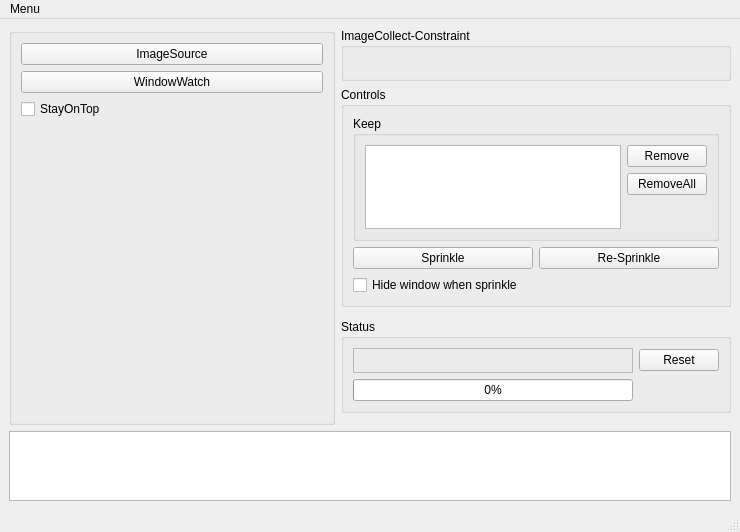
<?xml version="1.0" encoding="UTF-8"?>
<ui version="4.0">
 <class>MainWindow</class>
 <widget class="QMainWindow" name="MainWindow">
  <property name="geometry">
   <rect>
    <x>0</x>
    <y>0</y>
    <width>740</width>
    <height>532</height>
   </rect>
  </property>
  <property name="windowTitle">
   <string notr="true">Sprinkler</string>
  </property>
  <widget class="QWidget" name="centralwidget">
   <layout class="QGridLayout" name="gridLayout_2">
    <item row="0" column="0" rowspan="8">
     <widget class="QGroupBox" name="infoGroup">
      <property name="title">
       <string notr="true"/>
      </property>
      <layout class="QVBoxLayout" name="verticalLayout">
       <item>
        <widget class="QPushButton" name="pbDirList">
         <property name="enabled">
          <bool>true</bool>
         </property>
         <property name="sizePolicy">
          <sizepolicy hsizetype="Minimum" vsizetype="Preferred">
           <horstretch>0</horstretch>
           <verstretch>0</verstretch>
          </sizepolicy>
         </property>
         <property name="text">
          <string>ImageSource</string>
         </property>
         <property name="checkable">
          <bool>true</bool>
         </property>
         <property name="checked">
          <bool>false</bool>
         </property>
        </widget>
       </item>
       <item>
        <widget class="QPushButton" name="pbWatchlist">
         <property name="enabled">
          <bool>true</bool>
         </property>
         <property name="sizePolicy">
          <sizepolicy hsizetype="Minimum" vsizetype="Preferred">
           <horstretch>0</horstretch>
           <verstretch>0</verstretch>
          </sizepolicy>
         </property>
         <property name="text">
          <string>WindowWatch</string>
         </property>
         <property name="checkable">
          <bool>true</bool>
         </property>
         <property name="checked">
          <bool>false</bool>
         </property>
        </widget>
       </item>
       <item>
        <widget class="QCheckBox" name="cbStayOnTop">
         <property name="text">
          <string>StayOnTop</string>
         </property>
         <property name="checkable">
          <bool>true</bool>
         </property>
        </widget>
       </item>
       <item>
        <widget class="dg::rectwindow" name="rectw" native="true">
         <property name="sizePolicy">
          <sizepolicy hsizetype="MinimumExpanding" vsizetype="MinimumExpanding">
           <horstretch>0</horstretch>
           <verstretch>0</verstretch>
          </sizepolicy>
         </property>
        </widget>
       </item>
      </layout>
     </widget>
    </item>
    <item row="5" column="1">
     <widget class="QGroupBox" name="statusGroup">
      <property name="title">
       <string>Status</string>
      </property>
      <layout class="QGridLayout" name="gridLayout_3">
       <item row="1" column="0">
        <widget class="QProgressBar" name="progressBar">
         <property name="value">
          <number>0</number>
         </property>
         <property name="textVisible">
          <bool>true</bool>
         </property>
         <property name="invertedAppearance">
          <bool>false</bool>
         </property>
        </widget>
       </item>
       <item row="0" column="0">
        <widget class="dg::CurIndicator" name="numIndicator">
         <property name="font">
          <font>
           <family>Arial</family>
           <pointsize>15</pointsize>
           <weight>50</weight>
           <italic>true</italic>
           <bold>false</bold>
          </font>
         </property>
         <property name="frameShape">
          <enum>QFrame::StyledPanel</enum>
         </property>
         <property name="frameShadow">
          <enum>QFrame::Sunken</enum>
         </property>
         <property name="lineWidth">
          <number>2</number>
         </property>
         <property name="text">
          <string/>
         </property>
        </widget>
       </item>
       <item row="0" column="1">
        <widget class="QPushButton" name="pbInit">
         <property name="text">
          <string comment="Sprinkle">Reset</string>
         </property>
        </widget>
       </item>
      </layout>
     </widget>
    </item>
    <item row="3" column="1">
     <widget class="QGroupBox" name="controlGroup">
      <property name="title">
       <string>Controls</string>
      </property>
      <layout class="QGridLayout" name="gridLayout_5">
       <item row="2" column="1" colspan="2">
        <spacer name="verticalSpacer">
         <property name="orientation">
          <enum>Qt::Vertical</enum>
         </property>
         <property name="sizeHint" stdset="0">
          <size>
           <width>20</width>
           <height>40</height>
          </size>
         </property>
        </spacer>
       </item>
       <item row="1" column="2">
        <widget class="QPushButton" name="pbCurrent">
         <property name="text">
          <string>Re-Sprinkle</string>
         </property>
        </widget>
       </item>
       <item row="0" column="1" colspan="2">
        <widget class="QGroupBox" name="keepGroup">
         <property name="title">
          <string>Keep</string>
         </property>
         <layout class="QGridLayout" name="gridLayout_4">
          <item row="0" column="1">
           <layout class="QVBoxLayout" name="keepControl">
            <item>
             <widget class="QPushButton" name="removeKeep">
              <property name="text">
               <string comment="Keep">Remove</string>
              </property>
             </widget>
            </item>
            <item>
             <widget class="QPushButton" name="removeKeepAll">
              <property name="text">
               <string comment="Keep">RemoveAll</string>
              </property>
             </widget>
            </item>
           </layout>
          </item>
          <item row="0" column="0" rowspan="2">
           <widget class="QListView" name="listKeep">
            <property name="sizePolicy">
             <sizepolicy hsizetype="Preferred" vsizetype="Preferred">
              <horstretch>0</horstretch>
              <verstretch>0</verstretch>
             </sizepolicy>
            </property>
            <property name="selectionMode">
             <enum>QAbstractItemView::ExtendedSelection</enum>
            </property>
            <property name="viewMode">
             <enum>QListView::ListMode</enum>
            </property>
           </widget>
          </item>
         </layout>
        </widget>
       </item>
       <item row="1" column="1">
        <widget class="QPushButton" name="pbNext">
         <property name="text">
          <string>Sprinkle</string>
         </property>
        </widget>
       </item>
       <item row="3" column="1">
        <widget class="QCheckBox" name="cbHideSprinkle">
         <property name="text">
          <string>Hide window when sprinkle</string>
         </property>
        </widget>
       </item>
      </layout>
     </widget>
    </item>
    <item row="0" column="1" rowspan="3">
     <widget class="QGroupBox" name="constraintGroup">
      <property name="sizePolicy">
       <sizepolicy hsizetype="Preferred" vsizetype="Preferred">
        <horstretch>0</horstretch>
        <verstretch>0</verstretch>
       </sizepolicy>
      </property>
      <property name="title">
       <string>ImageCollect-Constraint</string>
      </property>
      <layout class="QGridLayout" name="gridLayout">
       <item row="2" column="0" colspan="2">
        <widget class="dg::MySliderD" name="slMin" native="true"/>
       </item>
       <item row="3" column="0" colspan="2">
        <widget class="dg::MySliderI" name="slSamp" native="true"/>
       </item>
       <item row="1" column="0" colspan="2">
        <widget class="dg::MySliderD" name="slMax" native="true"/>
       </item>
      </layout>
     </widget>
    </item>
    <item row="8" column="0" colspan="2">
     <widget class="QListView" name="listState"/>
    </item>
   </layout>
  </widget>
  <widget class="QMenuBar" name="menubar">
   <property name="geometry">
    <rect>
     <x>0</x>
     <y>0</y>
     <width>740</width>
     <height>18</height>
    </rect>
   </property>
   <widget class="QMenu" name="menuMenu">
    <property name="title">
     <string>Menu</string>
    </property>
    <addaction name="actionOpenWatchList"/>
    <addaction name="actionOpenDirList"/>
    <addaction name="actionStayOnTop"/>
    <addaction name="separator"/>
    <addaction name="actionQuit"/>
   </widget>
   <addaction name="menuMenu"/>
  </widget>
  <widget class="QStatusBar" name="statusbar"/>
  <action name="actionOpenWatchList">
   <property name="checkable">
    <bool>true</bool>
   </property>
   <property name="enabled">
    <bool>true</bool>
   </property>
   <property name="text">
    <string>ImageSource</string>
   </property>
   <property name="shortcut">
    <string>Ctrl+O</string>
   </property>
  </action>
  <action name="actionStayOnTop">
   <property name="checkable">
    <bool>true</bool>
   </property>
   <property name="text">
    <string>StayOnTop</string>
   </property>
  </action>
  <action name="actionQuit">
   <property name="text">
    <string>Quit</string>
   </property>
   <property name="shortcut">
    <string>Ctrl+Q</string>
   </property>
  </action>
  <action name="actionOpenDirList">
   <property name="checkable">
    <bool>true</bool>
   </property>
   <property name="text">
    <string>WindowWatch</string>
   </property>
   <property name="shortcut">
    <string>Ctrl+D</string>
   </property>
  </action>
  <action name="actionSprinkle">
   <property name="text">
    <string>Sprinkle</string>
   </property>
  </action>
  <action name="actionRe_Sprinkle">
   <property name="text">
    <string>Re-Sprinkle</string>
   </property>
  </action>
  <action name="actionReset">
   <property name="text">
    <string>Reset</string>
   </property>
  </action>
  <action name="actionRemoveKeep">
   <property name="text">
    <string>RemoveKeep</string>
   </property>
  </action>
  <action name="actionRemoveKeepAll">
   <property name="text">
    <string>RemoveKeepAll</string>
   </property>
  </action>
  <action name="actionHideWhenSprinkle">
   <property name="checkable">
    <bool>true</bool>
   </property>
   <property name="text">
    <string>HideWhenSprinkle</string>
   </property>
  </action>
 </widget>
 <customwidgets>
  <customwidget>
   <class>dg::rectwindow</class>
   <extends>QWidget</extends>
   <header>src/rectwindow.hpp</header>
   <container>1</container>
  </customwidget>
  <customwidget>
   <class>dg::CurIndicator</class>
   <extends>QLabel</extends>
   <header>src/cur_indicator.hpp</header>
   <slots>
    <slot>onSprinkleCounterChanged(size_t,size_t)</slot>
   </slots>
  </customwidget>
  <customwidget>
   <class>dg::MySliderI</class>
   <extends>QWidget</extends>
   <header>src/myslider_i.hpp</header>
   <container>1</container>
  </customwidget>
  <customwidget>
   <class>dg::MySliderD</class>
   <extends>QWidget</extends>
   <header>src/myslider_d.hpp</header>
   <container>1</container>
  </customwidget>
 </customwidgets>
 <resources/>
 <connections>
  <connection>
   <sender>actionOpenWatchList</sender>
   <signal>toggled(bool)</signal>
   <receiver>MainWindow</receiver>
   <slot>showWatchList(bool)</slot>
   <hints>
    <hint type="sourcelabel">
     <x>-1</x>
     <y>-1</y>
    </hint>
    <hint type="destinationlabel">
     <x>319</x>
     <y>239</y>
    </hint>
   </hints>
  </connection>
  <connection>
   <sender>actionOpenWatchList</sender>
   <signal>toggled(bool)</signal>
   <receiver>pbWatchlist</receiver>
   <slot>setChecked(bool)</slot>
   <hints>
    <hint type="sourcelabel">
     <x>-1</x>
     <y>-1</y>
    </hint>
    <hint type="destinationlabel">
     <x>116</x>
     <y>103</y>
    </hint>
   </hints>
  </connection>
  <connection>
   <sender>pbWatchlist</sender>
   <signal>clicked()</signal>
   <receiver>actionOpenWatchList</receiver>
   <slot>toggle()</slot>
   <hints>
    <hint type="sourcelabel">
     <x>116</x>
     <y>103</y>
    </hint>
    <hint type="destinationlabel">
     <x>-1</x>
     <y>-1</y>
    </hint>
   </hints>
  </connection>
  <connection>
   <sender>cbStayOnTop</sender>
   <signal>toggled(bool)</signal>
   <receiver>actionStayOnTop</receiver>
   <slot>setChecked(bool)</slot>
   <hints>
    <hint type="sourcelabel">
     <x>125</x>
     <y>128</y>
    </hint>
    <hint type="destinationlabel">
     <x>-1</x>
     <y>-1</y>
    </hint>
   </hints>
  </connection>
  <connection>
   <sender>actionStayOnTop</sender>
   <signal>toggled(bool)</signal>
   <receiver>cbStayOnTop</receiver>
   <slot>setChecked(bool)</slot>
   <hints>
    <hint type="sourcelabel">
     <x>-1</x>
     <y>-1</y>
    </hint>
    <hint type="destinationlabel">
     <x>125</x>
     <y>128</y>
    </hint>
   </hints>
  </connection>
  <connection>
   <sender>actionStayOnTop</sender>
   <signal>toggled(bool)</signal>
   <receiver>MainWindow</receiver>
   <slot>stayOnTop(bool)</slot>
   <hints>
    <hint type="sourcelabel">
     <x>-1</x>
     <y>-1</y>
    </hint>
    <hint type="destinationlabel">
     <x>319</x>
     <y>239</y>
    </hint>
   </hints>
  </connection>
  <connection>
   <sender>actionQuit</sender>
   <signal>triggered()</signal>
   <receiver>MainWindow</receiver>
   <slot>close()</slot>
   <hints>
    <hint type="sourcelabel">
     <x>-1</x>
     <y>-1</y>
    </hint>
    <hint type="destinationlabel">
     <x>319</x>
     <y>239</y>
    </hint>
   </hints>
  </connection>
  <connection>
   <sender>actionOpenDirList</sender>
   <signal>toggled(bool)</signal>
   <receiver>pbDirList</receiver>
   <slot>setChecked(bool)</slot>
   <hints>
    <hint type="sourcelabel">
     <x>-1</x>
     <y>-1</y>
    </hint>
    <hint type="destinationlabel">
     <x>276</x>
     <y>76</y>
    </hint>
   </hints>
  </connection>
  <connection>
   <sender>actionOpenDirList</sender>
   <signal>toggled(bool)</signal>
   <receiver>MainWindow</receiver>
   <slot>showDirList(bool)</slot>
   <hints>
    <hint type="sourcelabel">
     <x>-1</x>
     <y>-1</y>
    </hint>
    <hint type="destinationlabel">
     <x>319</x>
     <y>239</y>
    </hint>
   </hints>
  </connection>
  <connection>
   <sender>pbDirList</sender>
   <signal>clicked()</signal>
   <receiver>actionOpenDirList</receiver>
   <slot>toggle()</slot>
   <hints>
    <hint type="sourcelabel">
     <x>276</x>
     <y>76</y>
    </hint>
    <hint type="destinationlabel">
     <x>-1</x>
     <y>-1</y>
    </hint>
   </hints>
  </connection>
  <connection>
   <sender>pbInit</sender>
   <signal>clicked()</signal>
   <receiver>actionReset</receiver>
   <slot>trigger()</slot>
   <hints>
    <hint type="sourcelabel">
     <x>587</x>
     <y>458</y>
    </hint>
    <hint type="destinationlabel">
     <x>-1</x>
     <y>-1</y>
    </hint>
   </hints>
  </connection>
  <connection>
   <sender>pbNext</sender>
   <signal>clicked()</signal>
   <receiver>actionSprinkle</receiver>
   <slot>trigger()</slot>
   <hints>
    <hint type="sourcelabel">
     <x>718</x>
     <y>458</y>
    </hint>
    <hint type="destinationlabel">
     <x>-1</x>
     <y>-1</y>
    </hint>
   </hints>
  </connection>
  <connection>
   <sender>MainWindow</sender>
   <signal>sprinkleCounterChanged(size_t,size_t)</signal>
   <receiver>numIndicator</receiver>
   <slot>onSprinkleCounterChanged(size_t,size_t)</slot>
   <hints>
    <hint type="sourcelabel">
     <x>529</x>
     <y>175</y>
    </hint>
    <hint type="destinationlabel">
     <x>718</x>
     <y>404</y>
    </hint>
   </hints>
  </connection>
  <connection>
   <sender>MainWindow</sender>
   <signal>onProgress(int)</signal>
   <receiver>progressBar</receiver>
   <slot>setValue(int)</slot>
   <hints>
    <hint type="sourcelabel">
     <x>362</x>
     <y>374</y>
    </hint>
    <hint type="destinationlabel">
     <x>718</x>
     <y>431</y>
    </hint>
   </hints>
  </connection>
  <connection>
   <sender>pbCurrent</sender>
   <signal>clicked()</signal>
   <receiver>actionRe_Sprinkle</receiver>
   <slot>trigger()</slot>
   <hints>
    <hint type="sourcelabel">
     <x>718</x>
     <y>485</y>
    </hint>
    <hint type="destinationlabel">
     <x>-1</x>
     <y>-1</y>
    </hint>
   </hints>
  </connection>
  <connection>
   <sender>removeKeep</sender>
   <signal>clicked()</signal>
   <receiver>actionRemoveKeep</receiver>
   <slot>trigger()</slot>
   <hints>
    <hint type="sourcelabel">
     <x>509</x>
     <y>347</y>
    </hint>
    <hint type="destinationlabel">
     <x>-1</x>
     <y>-1</y>
    </hint>
   </hints>
  </connection>
  <connection>
   <sender>actionSprinkle</sender>
   <signal>triggered()</signal>
   <receiver>MainWindow</receiver>
   <slot>sprinkle()</slot>
   <hints>
    <hint type="sourcelabel">
     <x>-1</x>
     <y>-1</y>
    </hint>
    <hint type="destinationlabel">
     <x>369</x>
     <y>264</y>
    </hint>
   </hints>
  </connection>
  <connection>
   <sender>actionRe_Sprinkle</sender>
   <signal>triggered()</signal>
   <receiver>MainWindow</receiver>
   <slot>reSprinkle()</slot>
   <hints>
    <hint type="sourcelabel">
     <x>-1</x>
     <y>-1</y>
    </hint>
    <hint type="destinationlabel">
     <x>369</x>
     <y>264</y>
    </hint>
   </hints>
  </connection>
  <connection>
   <sender>actionReset</sender>
   <signal>triggered()</signal>
   <receiver>MainWindow</receiver>
   <slot>sprinkleReset()</slot>
   <hints>
    <hint type="sourcelabel">
     <x>-1</x>
     <y>-1</y>
    </hint>
    <hint type="destinationlabel">
     <x>369</x>
     <y>264</y>
    </hint>
   </hints>
  </connection>
  <connection>
   <sender>actionRemoveKeep</sender>
   <signal>triggered()</signal>
   <receiver>MainWindow</receiver>
   <slot>removeKeep()</slot>
   <hints>
    <hint type="sourcelabel">
     <x>-1</x>
     <y>-1</y>
    </hint>
    <hint type="destinationlabel">
     <x>369</x>
     <y>264</y>
    </hint>
   </hints>
  </connection>
  <connection>
   <sender>removeKeepAll</sender>
   <signal>clicked()</signal>
   <receiver>actionRemoveKeepAll</receiver>
   <slot>trigger()</slot>
   <hints>
    <hint type="sourcelabel">
     <x>665</x>
     <y>251</y>
    </hint>
    <hint type="destinationlabel">
     <x>-1</x>
     <y>-1</y>
    </hint>
   </hints>
  </connection>
  <connection>
   <sender>actionRemoveKeepAll</sender>
   <signal>triggered()</signal>
   <receiver>MainWindow</receiver>
   <slot>removeKeepAll()</slot>
   <hints>
    <hint type="sourcelabel">
     <x>-1</x>
     <y>-1</y>
    </hint>
    <hint type="destinationlabel">
     <x>369</x>
     <y>264</y>
    </hint>
   </hints>
  </connection>
  <connection>
   <sender>cbHideSprinkle</sender>
   <signal>toggled(bool)</signal>
   <receiver>actionHideWhenSprinkle</receiver>
   <slot>setChecked(bool)</slot>
   <hints>
    <hint type="sourcelabel">
     <x>441</x>
     <y>377</y>
    </hint>
    <hint type="destinationlabel">
     <x>-1</x>
     <y>-1</y>
    </hint>
   </hints>
  </connection>
 </connections>
 <slots>
  <signal>sprinkleCounterChanged(size_t,size_t)</signal>
  <signal>onProgress(int)</signal>
  <slot>showWatchList(bool)</slot>
  <slot>stayOnTop(bool)</slot>
  <slot>showDirList(bool)</slot>
  <slot>sprinkle()</slot>
  <slot>sprinkleReset()</slot>
  <slot>reSprinkle()</slot>
  <slot>removeKeep()</slot>
  <slot>removeKeepAll()</slot>
 </slots>
</ui>
